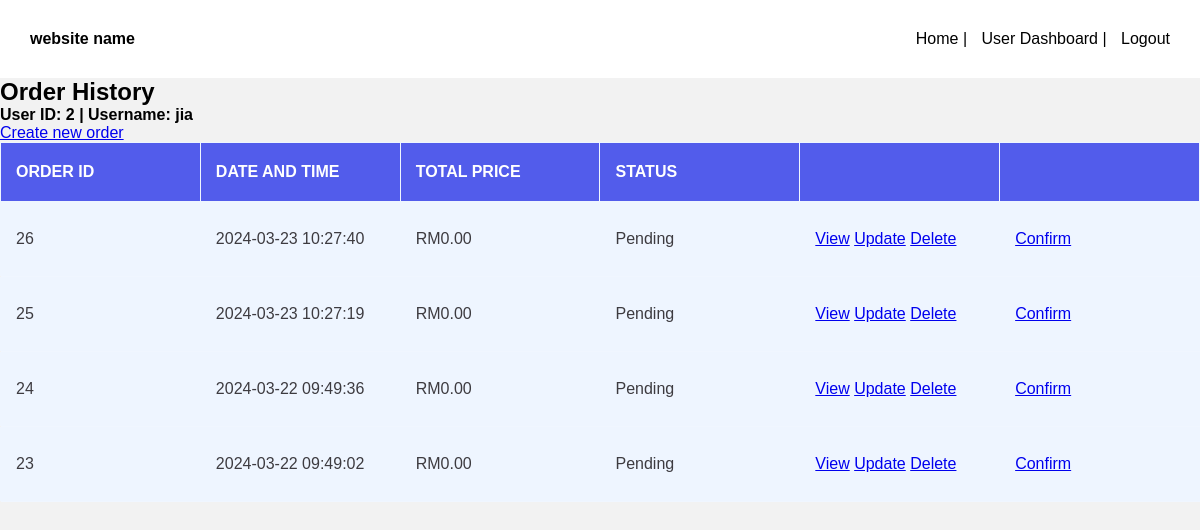
Page /order.php (signed in) on the committed database.
### tables this page shows
CREATE TABLE `order` (
  `order_ID` int(11) NOT NULL,
  `user_ID` int(11) NOT NULL,
  `status` varchar(255) NOT NULL,
  `total_price` decimal(10,2) NOT NULL,
  `created_at` datetime NOT NULL
);

### order.php (the view, shortened to what this page needs)
<?php
require("header.php");
$currencySymbol = "RM";
?>
<!DOCTYPE html>
<html>
<head>
    <link rel="stylesheet" type="text/css" href="css/order.css">
</head>
<body>
    <div>
        <h2>Order History</h2>
            <p><strong>User ID: <?php echo $_SESSION['customer_ID']; ?>
            | Username: <?php echo $_SESSION['customer_name']; ?></strong></p>
        <p>
            <a href = "order_create.php">Create new order</a>
        </p>
        <table width="100%" border="1" style="border-collapse:collapse;">
            <thead class="tbl-header">
                <tr>
                    <th><strong>Order ID</strong></th>
                    <th><strong>Date and Time</strong></th>
                    <th><strong>Total Price</strong></th>
                    <th><strong>Status</strong></th>
                    <th><strong></strong></th>
                    <th></th>
                </tr>
            </thead>
            <tbody class="tbl-content">
            <?php
                $sel_query = "SELECT * FROM `order` WHERE user_ID = '{$_SESSION['customer_ID']}' ORDER BY order_ID DESC;";
                $result = mysqli_query($con,$sel_query);
                while($row = mysqli_fetch_assoc($result)) {
            ?>
                <tr>
                    <td align="center"><?php echo $row['order_ID']; ?></td>
                    <td align="center"><?php echo $row['created_at']; ?></td>
                    <td align="center"><?php echo $currencySymbol . $row['total_price']; ?></td>
                    <td align="center"><?php echo $row['status']; ?></td>
                    <?php if ($row['status'] == "Pending") { ?>
                    <td align="center">
                        <a href="order_view.php?order_ID=<?php echo $row['order_ID']; ?>">View</a>
                        <a href="order_update.php?order_ID=<?php echo $row['order_ID']; ?>">Update</a>
                        <a href="order_delete.php?order_ID=<?php echo $row['order_ID']; ?>"
                            onclick="return confirm('Are you sure you want to delete this order?')">Delete</a>
                    </td>
                    <td align="center">
                        <a href="payment.php?order_ID=<?php echo $row['order_ID'];?>"
                            onclick="return confirm('Do you want to confirm the order?')">Confirm</a>
                    </td>
                    <?php } else { ?>
                        <td></td>
                        <td></td>
                </tr>
            <?php } } ?>
            </tbody>
        </table>
    </div>
</body>
</html>

### css/order.css (style rules this page uses)
* { margin: 0; padding: 0; box-sizing: border-box; font-family: "Poppins", sans-serif; }
table { width: 100%; table-layout: fixed; }
.tbl-header { background-color: #525CEB; border: #EEF5FF; }
.tbl-content { height: 300px; overflow-x: auto; margin-top: 0px; background-color: #EEF5FF; border: #EEF5FF; }
th { padding: 20px 15px; text-align: left; font-weight: 500; font-size: auto; color: #fff; text-transform: uppercase; }
td { padding: 15px; text-align: left; vertical-align: middle; font-weight: 300; font-size: auto; color: #3D3B40; border-bottom: solid 1px rgba(255, 255, 255, 0.1); }
body { background: #f2f2f2; font-family: 'Roboto', sans-serif; }

### rows in the picture
order: order_ID "26", created_at "2024-03-23 10:27:40", total_price "0.00", status "Pending"
order: order_ID "25", created_at "2024-03-23 10:27:19", total_price "0.00", status "Pending"
order: order_ID "24", created_at "2024-03-22 09:49:36", total_price "0.00", status "Pending"
order: order_ID "23", created_at "2024-03-22 09:49:02", total_price "0.00", status "Pending"

### other values in the picture
$_SESSION['customer_ID'] "2"
$_SESSION['customer_name'] "jia"
